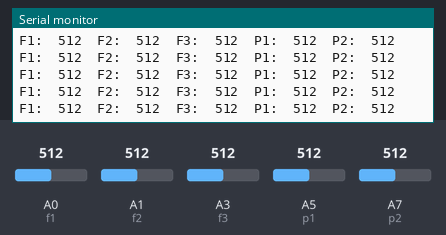
The sketch below on a simulated Arduino Nano, built with avr-gcc and run on an emulated ATmega328P. Shown: the last lines printed to the serial monitor. Inputs (shaded band) come from the test bench; at power-on: A0 (f1) = 512, A3 (f3) = 512, A1 (f2) = 512, A5 (p1) = 512, A7 (p2) = 512.

Above: at 1.2 s.
1.3 s: A0 (f1) set to 106
At 1.33 s:
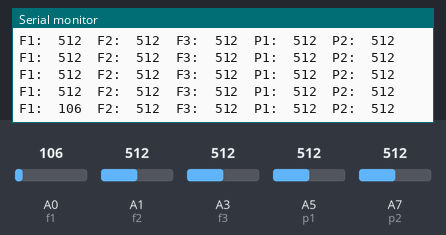
4.3 s: A0 (f1) set to 93
At 4.37 s:
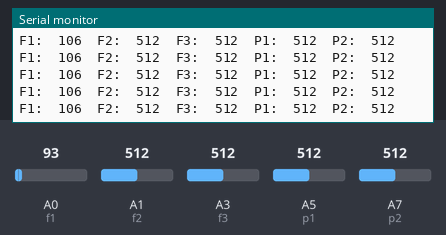
7.3 s: A3 (f3) set to 109
At 7.32 s:
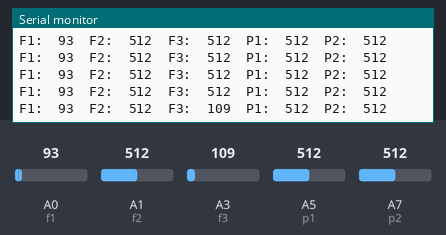
10.3 s: A3 (f3) set to 94
At 10.37 s:
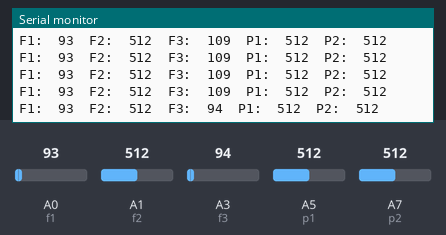
Timing chart, 0 to 13.3 s (numbered marks = the images above; inputs shaded):
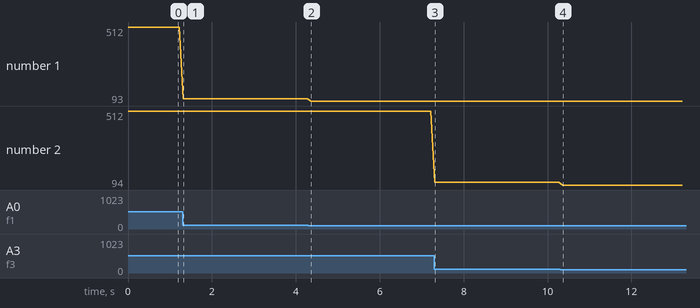

The sketch:

flex_and_FSR_with_bluetooth_3_3.ino
```cpp
/*
 * Version 3.2
 * This project is specially design from scatch
 * for simple sign language translator as requested.
 * Author for this code is Yeo
 * Project Researcher for this code will be (017-3727353)for research (non-commercial) purpose
*/
#include <SoftwareSerial.h>
SoftwareSerial MyBlue(2, 3); // Bluetooth RX and TX

const int f1 = A0; //pin A0 to read analog input
const int f2 = A1;
const int f3 = A3;
const int p1 = A5;
const int p2 = A7;
int flex1; //save analog flex
int flex2;
int flex3;
String temp;
int fsr1;
int fsr2;
int sensitvity = 0; // can be adjusted in order to match the pre-set default

void setup(){
  pinMode(f1, INPUT);
  pinMode(f2, INPUT);
  pinMode(f3, INPUT);
  pinMode(p1, INPUT);
  pinMode(p2, INPUT);
  Serial.begin(9600); //Begin serial communication
  MyBlue.begin(9600); //For bluetooth
}

void translate(String words)
{
  if(words!=temp)
  {
    MyBlue.print(words);
    temp=words;
    delay(2000); //after 2 seconds, clear the temp
    temp="";
  }
}

void serialprint(){
  flex1 = analogRead(f1)+ sensitvity;  //Read and save analog value from Flex sensor
  flex2 = analogRead(f2) + sensitvity;
  flex3 = analogRead(f3) + sensitvity;
  fsr1 = analogRead(p1) + sensitvity; //Read and save analog value from FSR sensor
  fsr2 = analogRead(p2) + sensitvity;

  Serial.print("F1:  "); //Print flex sensor value
  Serial.print(flex1);
  Serial.print("  ");
  Serial.print("F2:  ");
  Serial.print(flex2);
  Serial.print("  ");
  Serial.print("F3:  ");
  Serial.print(flex3);
  Serial.print("  ");
  Serial.print("P1:  ");
  Serial.print(fsr1);
  Serial.print("  ");
  Serial.print("P2:  ");
  Serial.print(fsr2);
  Serial.print("\n");
}


void loop(){
  serialprint();

  if((flex1 > 298 && flex1 < 340) && (flex2 < 175 && flex2 > 130) && (flex3 < 206 && flex3 > 100) && (fsr1 < 400) && (fsr2 < 400)){
    translate("Help");
    Serial.println("Help");
  }
  if((flex1 > 278 && flex1 < 318) && (flex2 > 168 && flex2 < 208) && (flex3 > 140 && flex3 < 189) && (fsr1 < 400) && (fsr2 > 400)){
    translate("Medicine");
    Serial.println("Medicine");
  }
  if((flex1 > 278 && flex1 < 318) && (flex2 > 170 && flex2 < 210) && (flex3 > 186 && flex3 < 226) && (fsr1 < 400) && (fsr2 > 400)){
    translate("Doctor");
    Serial.println("Doctor");
  }
  if((flex1 > 238 && flex1 < 278) && (flex2 > 120 && flex2 < 160) && (flex3 > 104 && flex3 < 144) && (fsr1 > 400) && (fsr2 < 400)){
    translate("Bathroom");
    Serial.println("Bathroom");
  }
  if((flex1 > 207 && flex1 < 247) && (flex2 > 111 && flex2 < 151) && (flex3 > 88 && flex3 < 128) && (fsr1 < 400) && (fsr2 > 400)){
    translate("Emergency");
    Serial.println("Emergency");
  }
  if((flex1 > 278 && flex1 < 318) && (flex2 > 143 && flex2 < 183) && (flex3 > 109 && flex3 < 149) && (fsr1 > 400) && (fsr2 > 400)){
    translate("Eat");
    Serial.println("Eat");
  }
  if((flex1 > 278 && flex1 < 318) && (flex2 > 122 && flex2 < 162) && (flex3 > 123 && flex3 < 163) && (fsr1 < 400) && (fsr2 > 400)){
    translate("Dizzy");
    Serial.println("Dizzy");
  }
  if((flex1 > 98 && flex1 < 238) && (flex2 > 170 && flex2 < 210) && (flex3 > 186 && flex3 < 226) && (fsr1 > 400) && (fsr2 < 400)){
    translate("Water");
    Serial.println("Water");
  }
  if((flex1 > 278 && flex1 < 318) && (flex2 > 105 && flex2 < 145) && (flex3 > 83 && flex3 < 123) && (fsr1 < 400) && (fsr2 < 400)){
    translate("Hungry");
    Serial.println("Hungry");
  }
  delay(100);
}
```

Measured:
- after the input at 1.3 s, the serial monitor: prints a new line at once (image 1)
- after the input at 7.3 s, the serial monitor: prints a new line at once (image 3)
- after the input at 10.3 s, the serial monitor: prints a new line after 0.06 s (image 4)
- plotted number 1: 512 → 106 after the input at 1.3 s, 106 → 93 after the input at 4.3 s
- plotted number 2: 512 → 109 after the input at 7.3 s, 109 → 94 after the input at 10.3 s
